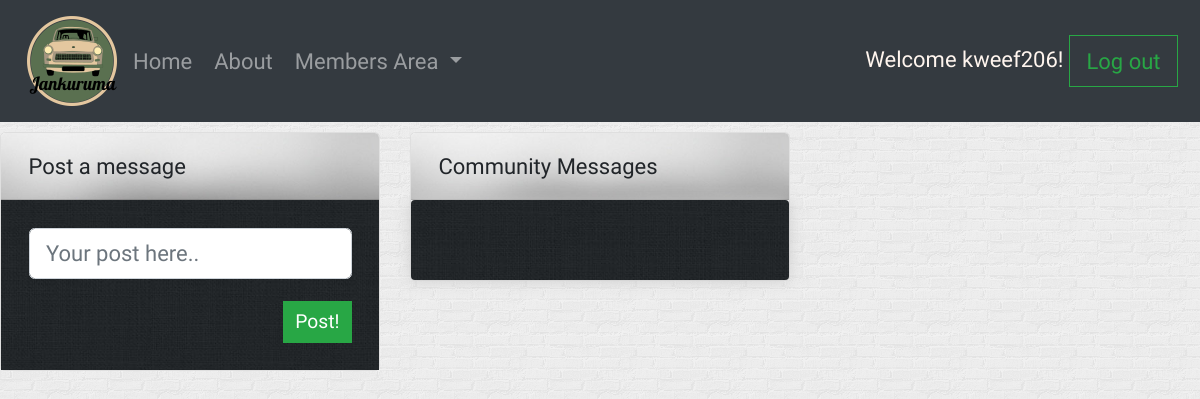
The page /vroom/message_board/ (signed in) on the database as committed earlier.
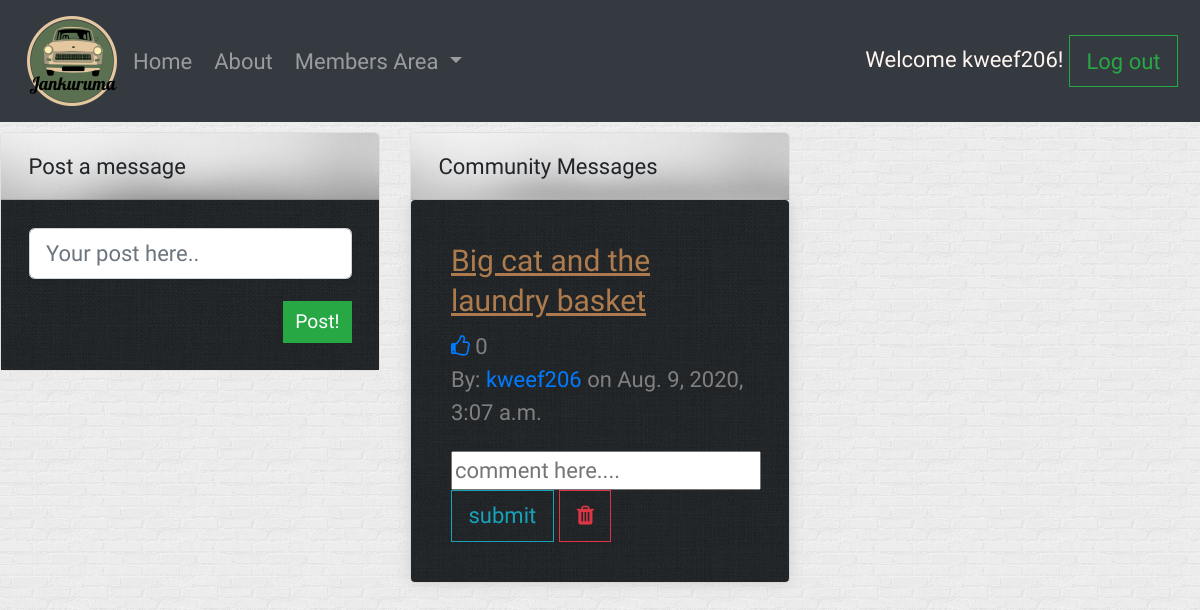
The same page on the database as committed later.
### log_reg_app/models.py (models this page shows, shortened)
class User(models.Model):
    username = models.CharField(max_length=255)
    first_name = models.CharField(max_length=255)
    last_name = models.CharField(max_length=255)
    email = models.EmailField(unique=True)
    password = models.CharField(max_length=255)
    profile_pic = models.CharField(max_length=255, null=True)
    car = models.CharField(max_length=255, null=True)
    created_at = models.DateTimeField(auto_now_add=True)
    updated_at = models.DateTimeField(auto_now=True)
    objects = UserManager()

### Dashboard/models.py (models this page shows, shortened)
class Post(models.Model):
    content = models.CharField(max_length=255)
    user_likes = models.ManyToManyField(User, related_name='liked_posts')
    created_at = models.DateTimeField(auto_now_add=True)
    updated_at = models.DateTimeField(auto_now=True)
    author = models.ForeignKey(User, on_delete=models.CASCADE, related_name="posts")

### Dashboard/views.py (the view)
# urls.py: path('message_board/', views.message_board, name="message_board"),
def message_board(request):
    if 'user_id' not in request.session:
        return redirect ('/')
    else:
        context = {
            'user': User.objects.get(id=request.session['user_id']),
            'post': Post.objects.order_by('-updated_at')
        }
        return render (request, 'message_board.html', context)

### Dashboard/templates/message_board.html (shortened to what this page needs)
<!DOCTYPE html>
<html lang="en">
<head>
    <link rel="stylesheet" href="https://cdnjs.cloudflare.com/ajax/libs/font-awesome/4.7.0/css/font-awesome.min.css">
    <link href="https://stackpath.bootstrapcdn.com/bootstrap/4.5.0/css/bootstrap.min.css" rel="stylesheet"
>
    {% load static %}
    <link rel="stylesheet" type="text/css" href="{% static 'css/message_board.css' %}">
</head>
<body>
    <nav class="navbar navbar-expand-lg navbar-dark bg-dark">
        <a href="{% url 'dashboard' %}"><img src="/static/images/logo.png" width="100" height="100"
                class="d-inline-block align-top" alt="" loading="lazy"></a>
        <div class="collapse navbar-collapse" id="navbarSupportedContent">
            <ul class="navbar-nav mr-auto">
                <li class="nav-item">
                    <a class="nav-link" href="{%url 'dashboard' %}">Home</a>
                </li>
                <li class="nav-item">
                    <a class="nav-link" href="{%url 'about' %}">About</a>
                </li>
                <li class="nav-item dropdown">
                    <a class="nav-link dropdown-toggle" href="#" id="navbarDropdown" role="button"
                        data-toggle="dropdown" aria-haspopup="true" aria-expanded="false">
                        Members Area
                    </a>
                </li>
            </ul>
            <span id="user">Welcome {{ user.username }}! <a class="btn btn-outline-success" href="/logout">Log
                    out</a></span>
        </div>
    </nav>
    <div class="row">
        <div class="col-lg-4">
            <div class="card ">
                <div class="card-header ">
                    Post a message
                </div>
                <div class="card-body">
                    <form action="{% url 'post_mess' %}" method=POST>
                        <div class="form-group">
                            <input class="form-control" type="text" placeholder="Your post here.." name='content'>
                        </div>
                        <button class="btn btn-success btn-sm float-right" type="submit">Post!</button>
                    </form>
                </div>
            </div>
        </div>
        <div class="col-lg-4">
            <div class="card">
                <div class="card-header">
                    Community Messages
                </div>
                <div class="card-body box-element">
                    <div class="messages">
                        {% for post in post %}
                        <h4><a id="post_header" href="{% url 'message_page' post.id %}">{{ post.content }}</a></h4>
                        <a href="/vroom/like/{{post.id}}"><i class="fa fa-thumbs-o-up"></i></a>
                        <span>{{ post.user_likes.count }}</span>
                        <p>By: <a href="/vroom/user_profile/{{post.author.id}}">{{ post.author.username }}</a> on
                            {{ post.created_at }}</p>
                        <form class="form_field" action="/vroom/add_comment/{{post.id}}" method=POST>
                            <input class="comment_box" type="text" placeholder="comment here...." name='comment'>
                            <input class="btn btn-outline-info" type="submit" value='submit'>
                            {% if post.author.id == request.session.user_id %}
                            <a class="btn btn-outline-danger" href="/vroom/{{ post.id }}/delete"><i class="fa fa-trash"
                                    aria-hidden="true"></i></a>
                            {% endif %}
                        </form>
                        {% endfor %}
                    </div>
                </div>
            </div>
        </div>
    </div>
</body>
</html>

### static/css/message_board.css (style rules this page uses)
* { font-family: 'Teko', sans-serif; font-size: 22px; }
#user { color: seashell; }
.messages { color: grey }
#post_header { color: rgba(244, 165, 96, 0.671); font-size: 30px; text-decoration: underline; }
body { background-color: hsl(0, 0%, 98%); }
h1, h2, h3, h4, h5, h6 { color: hsl(0, 0%, 30%); }
.box-element { box-shadow: hsl(0, 0%, 80%) 0 0 16px; background-color: #fff; border-radius: 4px; padding: 40px; display: inline-block; }
.col-lg-4, .col-lg-6, .col-lg-8, .col-lg-12 { margin-top: 10px; display: inline-block; vertical-align: top; }
.btn { border-radius: 0; }
body { background-image: url('/static/images/brickwall.png'); }
.card-body { background-image: url(/static/images/bg04.jpg); }
.card-header { background-image: url(/static/images/banner.jpg); background-repeat: no-repeat; background-size: cover; }

Rows that differ between the two databases and show on the page:
added Post: content "Big cat and the laundry basket", user_likes.count "0", author.username "kweef206", created_at "Aug. 9, 2020, 3:07 a.m."
